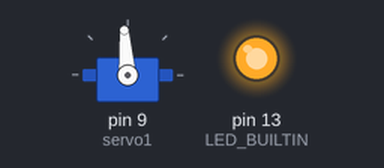
The sketch below on a simulated Arduino Uno, built with avr-gcc and run on an emulated ATmega328P. Shown: servo, output pins drawn as LEDs (lit = HIGH).

Above: at 0.05 s.
At 10.05 s:
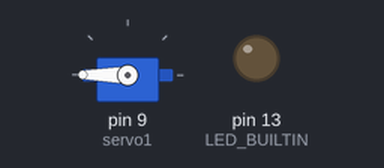
At 14.75 s:
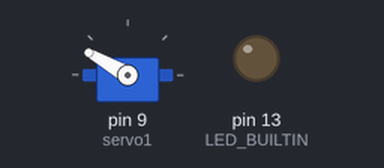
At 19.45 s:
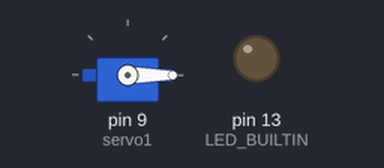
Timing chart, 0 to 25.4 s (numbered marks = the images above):
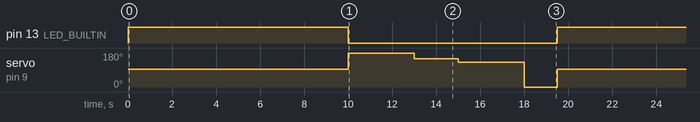

The sketch:

servo_test.ino
```cpp
#include <Servo.h>
Servo servo1, servo2;

void setup() {
    servo1.attach(9);
	pinMode(LED_BUILTIN, OUTPUT);
}

void loop() {
	static int angle = 180;
	static int angle2 = 0;
	static int angle3 = 94;
	static int angle4 = 150;
	static int angle5 = 130;

	servo1.write(angle3);
	digitalWrite(LED_BUILTIN, HIGH);
	delay(10000);
	digitalWrite(LED_BUILTIN, LOW);

	servo1.write(angle);
	delay(3000);
	servo1.write(angle4);
	delay(2000);
	servo1.write(angle5);
	delay(3000);

	servo1.write(angle2);
	delay(1500);
}
```

Measured:
- by itself, pin 13 (LED_BUILTIN): alternates HIGH for 10.0 s and LOW for 9.5 s
- by itself, servo on pin 9 (servo1): repeats every 19.5 s: 150° 2.0 s, 130° 3.0 s, 0° 1.5 s, 94° 10.0 s, 180° 3.0 s
